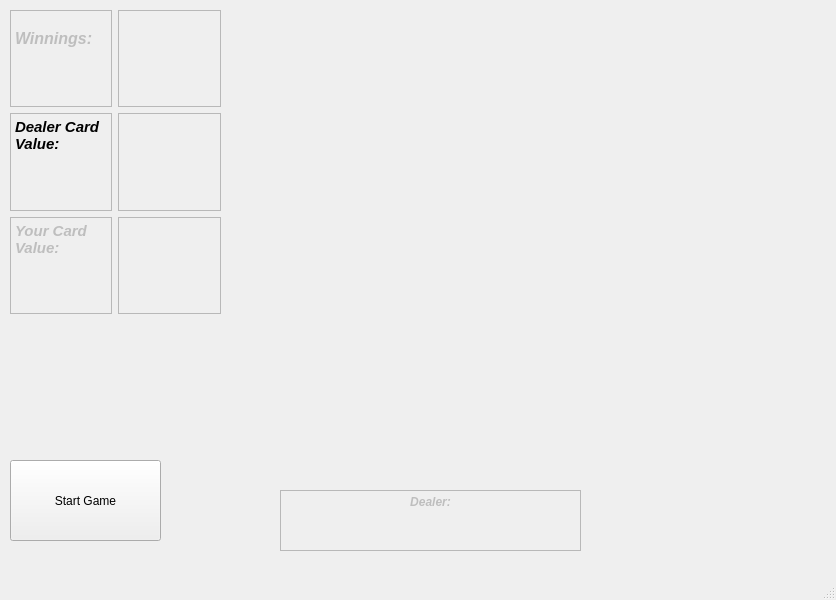
<?xml version="1.0" encoding="UTF-8"?>
<ui version="4.0">
 <class>MainWindow</class>
 <widget class="QMainWindow" name="MainWindow">
  <property name="geometry">
   <rect>
    <x>0</x>
    <y>0</y>
    <width>836</width>
    <height>600</height>
   </rect>
  </property>
  <property name="windowTitle">
   <string>MainWindow</string>
  </property>
  <widget class="QWidget" name="centralwidget">
   <widget class="QLabel" name="label">
    <property name="geometry">
     <rect>
      <x>0</x>
      <y>0</y>
      <width>1071</width>
      <height>571</height>
     </rect>
    </property>
    <property name="text">
     <string/>
    </property>
    <property name="pixmap">
     <pixmap>table.png</pixmap>
    </property>
   </widget>
   <widget class="QWidget" name="gridLayoutWidget">
    <property name="geometry">
     <rect>
      <x>10</x>
      <y>10</y>
      <width>211</width>
      <height>304</height>
     </rect>
    </property>
    <layout class="QGridLayout" name="gridLayout">
     <item row="0" column="0">
      <widget class="QTextEdit" name="textEdit_2">
       <property name="enabled">
        <bool>false</bool>
       </property>
       <property name="html">
        <string>&lt;!DOCTYPE HTML PUBLIC &quot;-//W3C//DTD HTML 4.0//EN&quot; &quot;http://www.w3.org/TR/REC-html40/strict.dtd&quot;&gt;
&lt;html&gt;&lt;head&gt;&lt;meta name=&quot;qrichtext&quot; content=&quot;1&quot; /&gt;&lt;meta charset=&quot;utf-8&quot; /&gt;&lt;style type=&quot;text/css&quot;&gt;
p, li { white-space: pre-wrap; }
hr { height: 1px; border-width: 0; }
li.unchecked::marker { content: &quot;\2610&quot;; }
li.checked::marker { content: &quot;\2612&quot;; }
&lt;/style&gt;&lt;/head&gt;&lt;body style=&quot; font-family:'Segoe UI'; font-size:9pt; font-weight:400; font-style:normal;&quot;&gt;
&lt;p style=&quot;-qt-paragraph-type:empty; margin-top:0px; margin-bottom:0px; margin-left:0px; margin-right:0px; -qt-block-indent:0; text-indent:0px;&quot;&gt;&lt;br /&gt;&lt;/p&gt;
&lt;p style=&quot; margin-top:0px; margin-bottom:0px; margin-left:0px; margin-right:0px; -qt-block-indent:0; text-indent:0px;&quot;&gt;&lt;span style=&quot; font-size:12pt; font-weight:700; font-style:italic;&quot;&gt;Winnings:&lt;/span&gt;&lt;/p&gt;&lt;/body&gt;&lt;/html&gt;</string>
       </property>
      </widget>
     </item>
     <item row="2" column="1">
      <widget class="QTextEdit" name="playercards">
       <property name="enabled">
        <bool>false</bool>
       </property>
      </widget>
     </item>
     <item row="0" column="1">
      <widget class="QTextEdit" name="winnings">
       <property name="enabled">
        <bool>false</bool>
       </property>
      </widget>
     </item>
     <item row="2" column="0">
      <widget class="QTextEdit" name="textEdit_3">
       <property name="enabled">
        <bool>false</bool>
       </property>
       <property name="html">
        <string>&lt;!DOCTYPE HTML PUBLIC &quot;-//W3C//DTD HTML 4.0//EN&quot; &quot;http://www.w3.org/TR/REC-html40/strict.dtd&quot;&gt;
&lt;html&gt;&lt;head&gt;&lt;meta name=&quot;qrichtext&quot; content=&quot;1&quot; /&gt;&lt;meta charset=&quot;utf-8&quot; /&gt;&lt;style type=&quot;text/css&quot;&gt;
p, li { white-space: pre-wrap; }
hr { height: 1px; border-width: 0; }
li.unchecked::marker { content: &quot;\2610&quot;; }
li.checked::marker { content: &quot;\2612&quot;; }
&lt;/style&gt;&lt;/head&gt;&lt;body style=&quot; font-family:'Segoe UI'; font-size:9pt; font-weight:400; font-style:normal;&quot;&gt;
&lt;p style=&quot; margin-top:0px; margin-bottom:0px; margin-left:0px; margin-right:0px; -qt-block-indent:0; text-indent:0px;&quot;&gt;&lt;span style=&quot; font-size:11pt; font-weight:700; font-style:italic;&quot;&gt;Your Card Value:&lt;/span&gt;&lt;/p&gt;&lt;/body&gt;&lt;/html&gt;</string>
       </property>
      </widget>
     </item>
     <item row="1" column="0">
      <widget class="QTextEdit" name="textEdit">
       <property name="enabled">
        <bool>false</bool>
       </property>
       <property name="frameShape">
        <enum>QFrame::StyledPanel</enum>
       </property>
       <property name="html">
        <string>&lt;!DOCTYPE HTML PUBLIC &quot;-//W3C//DTD HTML 4.0//EN&quot; &quot;http://www.w3.org/TR/REC-html40/strict.dtd&quot;&gt;
&lt;html&gt;&lt;head&gt;&lt;meta name=&quot;qrichtext&quot; content=&quot;1&quot; /&gt;&lt;meta charset=&quot;utf-8&quot; /&gt;&lt;style type=&quot;text/css&quot;&gt;
p, li { white-space: pre-wrap; }
hr { height: 1px; border-width: 0; }
li.unchecked::marker { content: &quot;\2610&quot;; }
li.checked::marker { content: &quot;\2612&quot;; }
&lt;/style&gt;&lt;/head&gt;&lt;body style=&quot; font-family:'Segoe UI'; font-size:9pt; font-weight:400; font-style:normal;&quot;&gt;
&lt;p style=&quot; margin-top:12px; margin-bottom:12px; margin-left:0px; margin-right:0px; -qt-block-indent:0; text-indent:0px;&quot;&gt;&lt;span style=&quot; font-size:11pt; font-weight:700; font-style:italic; color:#000000;&quot;&gt;Dealer Card Value:&lt;/span&gt;&lt;/p&gt;&lt;/body&gt;&lt;/html&gt;</string>
       </property>
      </widget>
     </item>
     <item row="1" column="1">
      <widget class="QTextEdit" name="dealercards">
       <property name="enabled">
        <bool>false</bool>
       </property>
      </widget>
     </item>
    </layout>
   </widget>
   <widget class="QTextEdit" name="dealertext">
    <property name="enabled">
     <bool>false</bool>
    </property>
    <property name="geometry">
     <rect>
      <x>280</x>
      <y>490</y>
      <width>301</width>
      <height>61</height>
     </rect>
    </property>
    <property name="html">
     <string>&lt;!DOCTYPE HTML PUBLIC &quot;-//W3C//DTD HTML 4.0//EN&quot; &quot;http://www.w3.org/TR/REC-html40/strict.dtd&quot;&gt;
&lt;html&gt;&lt;head&gt;&lt;meta name=&quot;qrichtext&quot; content=&quot;1&quot; /&gt;&lt;meta charset=&quot;utf-8&quot; /&gt;&lt;style type=&quot;text/css&quot;&gt;
p, li { white-space: pre-wrap; }
hr { height: 1px; border-width: 0; }
li.unchecked::marker { content: &quot;\2610&quot;; }
li.checked::marker { content: &quot;\2612&quot;; }
&lt;/style&gt;&lt;/head&gt;&lt;body style=&quot; font-family:'Segoe UI'; font-size:9pt; font-weight:400; font-style:normal;&quot;&gt;
&lt;p align=&quot;center&quot; style=&quot; margin-top:0px; margin-bottom:0px; margin-left:0px; margin-right:0px; -qt-block-indent:0; text-indent:0px;&quot;&gt;&lt;span style=&quot; font-weight:700; font-style:italic;&quot;&gt;Dealer:&lt;/span&gt;&lt;/p&gt;
&lt;p align=&quot;center&quot; style=&quot;-qt-paragraph-type:empty; margin-top:0px; margin-bottom:0px; margin-left:0px; margin-right:0px; -qt-block-indent:0; text-indent:0px; font-weight:700; font-style:italic;&quot;&gt;&lt;br /&gt;&lt;/p&gt;&lt;/body&gt;&lt;/html&gt;</string>
    </property>
   </widget>
   <widget class="QLabel" name="pcard1">
    <property name="geometry">
     <rect>
      <x>340</x>
      <y>340</y>
      <width>71</width>
      <height>111</height>
     </rect>
    </property>
    <property name="text">
     <string/>
    </property>
    <property name="scaledContents">
     <bool>true</bool>
    </property>
   </widget>
   <widget class="QLabel" name="pcard2">
    <property name="geometry">
     <rect>
      <x>420</x>
      <y>340</y>
      <width>71</width>
      <height>111</height>
     </rect>
    </property>
    <property name="text">
     <string/>
    </property>
    <property name="scaledContents">
     <bool>true</bool>
    </property>
   </widget>
   <widget class="QLabel" name="pcard3">
    <property name="geometry">
     <rect>
      <x>490</x>
      <y>340</y>
      <width>71</width>
      <height>111</height>
     </rect>
    </property>
    <property name="text">
     <string/>
    </property>
    <property name="scaledContents">
     <bool>true</bool>
    </property>
   </widget>
   <widget class="QLabel" name="pcard5">
    <property name="geometry">
     <rect>
      <x>570</x>
      <y>330</y>
      <width>71</width>
      <height>111</height>
     </rect>
    </property>
    <property name="text">
     <string/>
    </property>
    <property name="scaledContents">
     <bool>true</bool>
    </property>
   </widget>
   <widget class="QLabel" name="pcard4">
    <property name="geometry">
     <rect>
      <x>250</x>
      <y>340</y>
      <width>71</width>
      <height>111</height>
     </rect>
    </property>
    <property name="text">
     <string/>
    </property>
    <property name="scaledContents">
     <bool>true</bool>
    </property>
   </widget>
   <widget class="QLabel" name="pcard7">
    <property name="geometry">
     <rect>
      <x>640</x>
      <y>300</y>
      <width>71</width>
      <height>111</height>
     </rect>
    </property>
    <property name="text">
     <string/>
    </property>
    <property name="scaledContents">
     <bool>true</bool>
    </property>
   </widget>
   <widget class="QLabel" name="pcard6">
    <property name="geometry">
     <rect>
      <x>170</x>
      <y>330</y>
      <width>71</width>
      <height>111</height>
     </rect>
    </property>
    <property name="text">
     <string/>
    </property>
    <property name="scaledContents">
     <bool>true</bool>
    </property>
   </widget>
   <widget class="QLabel" name="dcard1">
    <property name="geometry">
     <rect>
      <x>330</x>
      <y>100</y>
      <width>71</width>
      <height>111</height>
     </rect>
    </property>
    <property name="text">
     <string/>
    </property>
    <property name="scaledContents">
     <bool>true</bool>
    </property>
   </widget>
   <widget class="QLabel" name="dcard2">
    <property name="geometry">
     <rect>
      <x>420</x>
      <y>100</y>
      <width>71</width>
      <height>111</height>
     </rect>
    </property>
    <property name="text">
     <string/>
    </property>
    <property name="scaledContents">
     <bool>true</bool>
    </property>
   </widget>
   <widget class="QLabel" name="dcard3">
    <property name="geometry">
     <rect>
      <x>510</x>
      <y>100</y>
      <width>71</width>
      <height>111</height>
     </rect>
    </property>
    <property name="text">
     <string/>
    </property>
    <property name="scaledContents">
     <bool>true</bool>
    </property>
   </widget>
   <widget class="QLabel" name="dcard5">
    <property name="geometry">
     <rect>
      <x>600</x>
      <y>100</y>
      <width>71</width>
      <height>111</height>
     </rect>
    </property>
    <property name="text">
     <string/>
    </property>
    <property name="scaledContents">
     <bool>true</bool>
    </property>
   </widget>
   <widget class="QLabel" name="dcard4">
    <property name="geometry">
     <rect>
      <x>240</x>
      <y>90</y>
      <width>71</width>
      <height>111</height>
     </rect>
    </property>
    <property name="text">
     <string/>
    </property>
    <property name="scaledContents">
     <bool>true</bool>
    </property>
   </widget>
   <widget class="QLabel" name="dcard6">
    <property name="geometry">
     <rect>
      <x>670</x>
      <y>100</y>
      <width>71</width>
      <height>111</height>
     </rect>
    </property>
    <property name="text">
     <string/>
    </property>
    <property name="scaledContents">
     <bool>true</bool>
    </property>
   </widget>
   <widget class="QLabel" name="dcard7">
    <property name="geometry">
     <rect>
      <x>740</x>
      <y>80</y>
      <width>71</width>
      <height>111</height>
     </rect>
    </property>
    <property name="text">
     <string/>
    </property>
    <property name="scaledContents">
     <bool>true</bool>
    </property>
   </widget>
   <widget class="QPushButton" name="start">
    <property name="geometry">
     <rect>
      <x>10</x>
      <y>460</y>
      <width>151</width>
      <height>81</height>
     </rect>
    </property>
    <property name="text">
     <string>Start Game</string>
    </property>
   </widget>
   <widget class="QLabel" name="pcard8">
    <property name="geometry">
     <rect>
      <x>680</x>
      <y>280</y>
      <width>71</width>
      <height>111</height>
     </rect>
    </property>
    <property name="text">
     <string/>
    </property>
    <property name="scaledContents">
     <bool>true</bool>
    </property>
   </widget>
   <widget class="QLabel" name="pcard9">
    <property name="geometry">
     <rect>
      <x>720</x>
      <y>260</y>
      <width>71</width>
      <height>111</height>
     </rect>
    </property>
    <property name="text">
     <string/>
    </property>
    <property name="scaledContents">
     <bool>true</bool>
    </property>
   </widget>
   <widget class="QLabel" name="pcard10">
    <property name="geometry">
     <rect>
      <x>750</x>
      <y>240</y>
      <width>71</width>
      <height>111</height>
     </rect>
    </property>
    <property name="text">
     <string/>
    </property>
    <property name="scaledContents">
     <bool>true</bool>
    </property>
   </widget>
   <widget class="QLabel" name="pcard11">
    <property name="geometry">
     <rect>
      <x>80</x>
      <y>320</y>
      <width>71</width>
      <height>111</height>
     </rect>
    </property>
    <property name="text">
     <string/>
    </property>
    <property name="scaledContents">
     <bool>true</bool>
    </property>
   </widget>
   <widget class="QLabel" name="pcard12">
    <property name="geometry">
     <rect>
      <x>350</x>
      <y>230</y>
      <width>71</width>
      <height>111</height>
     </rect>
    </property>
    <property name="text">
     <string/>
    </property>
    <property name="scaledContents">
     <bool>true</bool>
    </property>
   </widget>
   <widget class="QLabel" name="pcard13">
    <property name="geometry">
     <rect>
      <x>440</x>
      <y>230</y>
      <width>71</width>
      <height>111</height>
     </rect>
    </property>
    <property name="text">
     <string/>
    </property>
    <property name="scaledContents">
     <bool>true</bool>
    </property>
   </widget>
   <widget class="QLabel" name="pcard14">
    <property name="geometry">
     <rect>
      <x>510</x>
      <y>230</y>
      <width>71</width>
      <height>111</height>
     </rect>
    </property>
    <property name="text">
     <string/>
    </property>
    <property name="scaledContents">
     <bool>true</bool>
    </property>
   </widget>
   <widget class="QLabel" name="pcard15">
    <property name="geometry">
     <rect>
      <x>610</x>
      <y>220</y>
      <width>71</width>
      <height>111</height>
     </rect>
    </property>
    <property name="text">
     <string/>
    </property>
    <property name="scaledContents">
     <bool>true</bool>
    </property>
   </widget>
   <widget class="QLabel" name="pcard16">
    <property name="geometry">
     <rect>
      <x>240</x>
      <y>230</y>
      <width>71</width>
      <height>111</height>
     </rect>
    </property>
    <property name="text">
     <string/>
    </property>
    <property name="scaledContents">
     <bool>true</bool>
    </property>
   </widget>
  </widget>
  <widget class="QMenuBar" name="menubar">
   <property name="geometry">
    <rect>
     <x>0</x>
     <y>0</y>
     <width>836</width>
     <height>22</height>
    </rect>
   </property>
  </widget>
  <widget class="QStatusBar" name="statusbar"/>
 </widget>
 <resources/>
 <connections/>
</ui>
